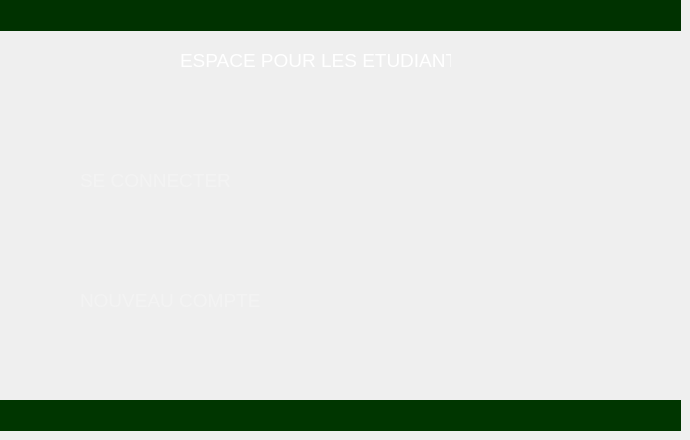
    <widget class="QWidget" name="page2z">
     <widget class="QLabel" name="colorr12">
      <property name="geometry">
       <rect>
        <x>0</x>
        <y>0</y>
        <width>681</width>
        <height>31</height>
       </rect>
      </property>
      <property name="styleSheet">
       <string notr="true">#colorr12
{
background-color:rgb(0, 50, 0);

}</string>
      </property>
      <property name="text">
       <string/>
      </property>
     </widget>
     <widget class="QLabel" name="colorr11">
      <property name="geometry">
       <rect>
        <x>0</x>
        <y>400</y>
        <width>681</width>
        <height>31</height>
       </rect>
      </property>
      <property name="styleSheet">
       <string notr="true">#colorr11
{
background-color:rgb(0, 54, 0);

}</string>
      </property>
      <property name="text">
       <string/>
      </property>
     </widget>
     <widget class="QLabel" name="fond2z">
      <property name="geometry">
       <rect>
        <x>0</x>
        <y>32</y>
        <width>681</width>
        <height>371</height>
       </rect>
      </property>
      <property name="styleSheet">
       <string notr="true">#fond2z
{
background-color: transparent;
   border-image:url(:/bon.jpg);
   background: none;
   border: none;
   background-repeat: none;
}
</string>
      </property>
      <property name="text">
       <string/>
      </property>
     </widget>
     <widget class="QLabel" name="ok1_3">
      <property name="geometry">
       <rect>
        <x>310</x>
        <y>160</y>
        <width>71</width>
        <height>31</height>
       </rect>
      </property>
      <property name="styleSheet">
       <string notr="true">#ok1_3
{
background-color: transparent;
   border-image:url(:/okay.png);
   background: none;
   border: none;
   background-repeat: none;
}
</string>
      </property>
      <property name="text">
       <string/>
      </property>
     </widget>
     <widget class="QLabel" name="ok1_5">
      <property name="geometry">
       <rect>
        <x>320</x>
        <y>280</y>
        <width>71</width>
        <height>31</height>
       </rect>
      </property>
      <property name="styleSheet">
       <string notr="true">#ok1_5
{
background-color: transparent;
   border-image:url(:/okay.png);
   background: none;
   border: none;
   background-repeat: none;
}
</string>
      </property>
      <property name="text">
       <string/>
      </property>
     </widget>
     <widget class="QLabel" name="label_3">
      <property name="geometry">
       <rect>
        <x>80</x>
        <y>160</y>
        <width>151</width>
        <height>41</height>
       </rect>
      </property>
      <property name="font">
       <font>
        <pointsize>14</pointsize>
       </font>
      </property>
      <property name="styleSheet">
       <string notr="true">#label_3
{
color:rgb(243, 243, 243) ;
}
</string>
      </property>
      <property name="text">
       <string>SE CONNECTER</string>
      </property>
     </widget>
     <widget class="QLabel" name="label_7">
      <property name="geometry">
       <rect>
        <x>80</x>
        <y>280</y>
        <width>181</width>
        <height>41</height>
       </rect>
      </property>
      <property name="font">
       <font>
        <pointsize>14</pointsize>
       </font>
      </property>
      <property name="styleSheet">
       <string notr="true">#label_7
{
color:rgb(243, 243, 243) ;
}
</string>
      </property>
      <property name="text">
       <string>NOUVEAU COMPTE</string>
      </property>
     </widget>
     <widget class="QLabel" name="label_12">
      <property name="geometry">
       <rect>
        <x>180</x>
        <y>40</y>
        <width>271</width>
        <height>41</height>
       </rect>
      </property>
      <property name="font">
       <font>
        <pointsize>14</pointsize>
       </font>
      </property>
      <property name="styleSheet">
       <string notr="true">#label_12
{
color:rgb(255, 255, 255) ;
}
</string>
      </property>
      <property name="text">
       <string>ESPACE POUR LES ETUDIANTS</string>
      </property>
     </widget>
     <widget class="QPushButton" name="pushButton_connectEtu">
      <property name="geometry">
       <rect>
        <x>310</x>
        <y>152</y>
        <width>81</width>
        <height>41</height>
       </rect>
      </property>
      <property name="styleSheet">
       <string notr="true">#pushButton_connectEtu
{
background-color: transparent;
 
   background: none;
   border: none;
   background-repeat: none;
}
</string>
      </property>
      <property name="text">
       <string/>
      </property>
     </widget>
     <widget class="QPushButton" name="pushButton_nouvEtu">
      <property name="geometry">
       <rect>
        <x>320</x>
        <y>272</y>
        <width>75</width>
        <height>51</height>
       </rect>
      </property>
      <property name="styleSheet">
       <string notr="true">#pushButton_nouvEtu
{
background-color: transparent;
 
   background: none;
   border: none;
   background-repeat: none;
}
</string>
      </property>
      <property name="text">
       <string/>
      </property>
     </widget>
     <widget class="QLabel" name="retourr">
      <property name="geometry">
       <rect>
        <x>40</x>
        <y>360</y>
        <width>91</width>
        <height>31</height>
       </rect>
      </property>
      <property name="styleSheet">
       <string notr="true">#retourr
{
background-color: transparent;
   border-image:url(:/fle.png);
   background: none;
   border: none;
   background-repeat: none;
}
</string>
      </property>
      <property name="text">
       <string/>
      </property>
     </widget>
     <widget class="QPushButton" name="pushButton_retour1">
      <property name="geometry">
       <rect>
        <x>40</x>
        <y>360</y>
        <width>101</width>
        <height>31</height>
       </rect>
      </property>
      <property name="styleSheet">
       <string notr="true">#pushButton_retour1
{
background-color: transparent;
  
   background: none;
   border: none;
   background-repeat: none;
}
</string>
      </property>
      <property name="text">
       <string/>
      </property>
     </widget>
    </widget>
